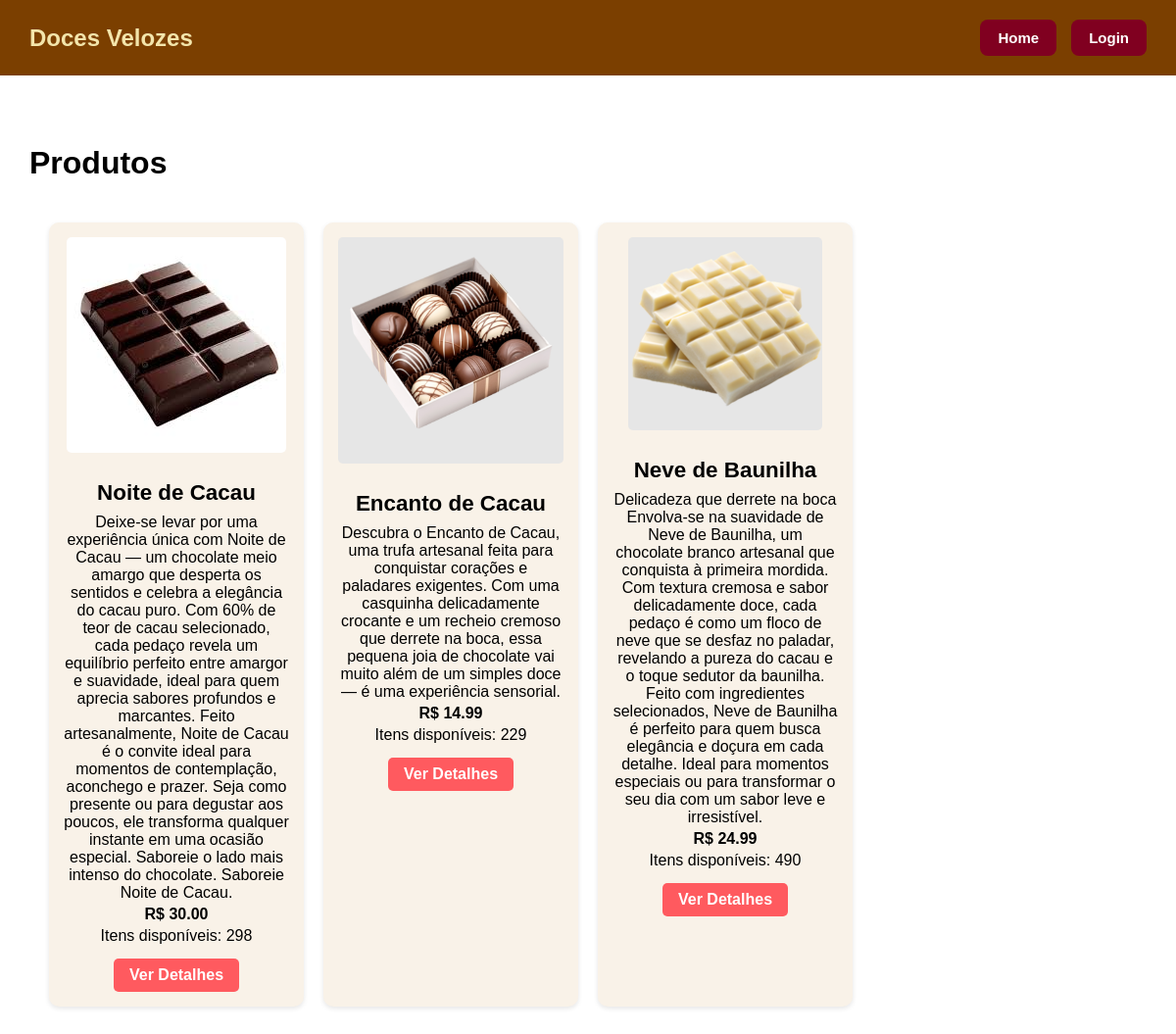
Page /produtos/ on the earlier database version.
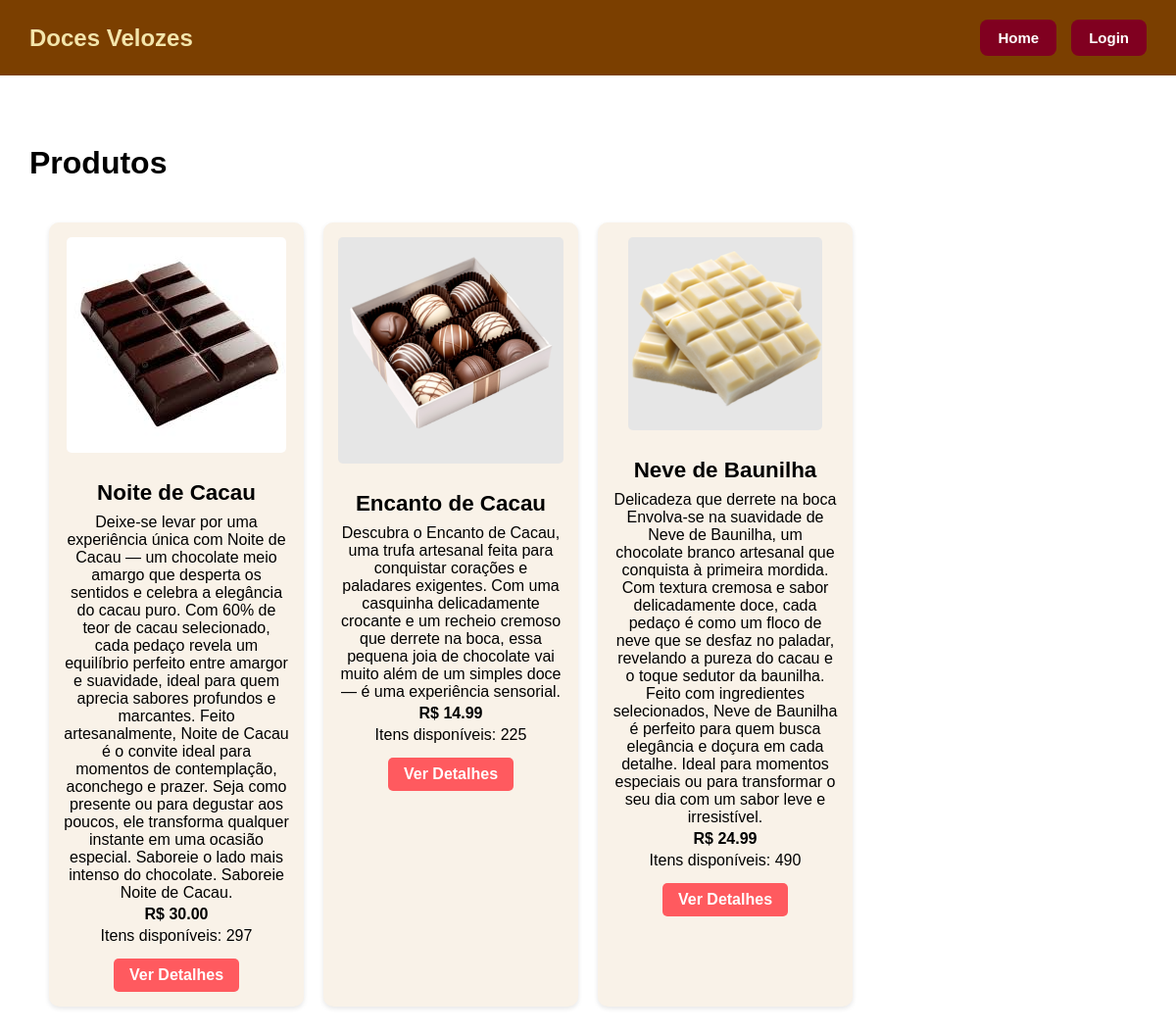
Same page on the later database version.
### vendas/models.py (models this page shows, shortened)
class Produto(models.Model):
    nome = models.CharField(max_length=100)
    descricao = models.TextField()
    preco = models.DecimalField(max_digits=8, decimal_places=2)
    imagem = models.ImageField(upload_to='produtos/')
    quantidade = models.PositiveIntegerField(default=0)

### vendas/views.py (the view)
# urls.py: path('produtos/', views.produtos, name='produtos'),
def produtos(request):
    produtos = Produto.objects.all()
    return render(request, 'vendas/produtos.html', {'produtos': produtos})

### vendas/templates/vendas/produtos.html (shortened to what this page needs)
{% extends 'vendas/base.html' %}
{% load static %}
{% block head %}
  <link rel="stylesheet" href="{% static 'css/style.css' %}">
  <link rel="stylesheet" href="{% static 'css/produtos.css' %}">
{% endblock %}
{% block content %}
<h1>Produtos</h1>
<div class="produtos-container">
  {% for produto in produtos %}
    <div class="produto">
      <img src="{{ produto.imagem.url }}" alt="{{ produto.nome }}">
      <div class="produto-info">
        <h2>{{ produto.nome }}</h2>
        <p>{{ produto.descricao }}</p>
        <p><strong>R$ {{ produto.preco }}</strong></p>
        <p>Itens disponíveis: {{ produto.quantidade }}</p>
        <a href="{% url 'produto_detalhe' produto.id %}" class="botao-padrao">Ver Detalhes</a>
      </div>
    </div>
  {% endfor %}
</div>
{% endblock %}

Differences in the rows shown:
changed Produto "Noite de Cacau": quantidade "298" → "297"
changed Produto "Encanto de Cacau": quantidade "229" → "225"
